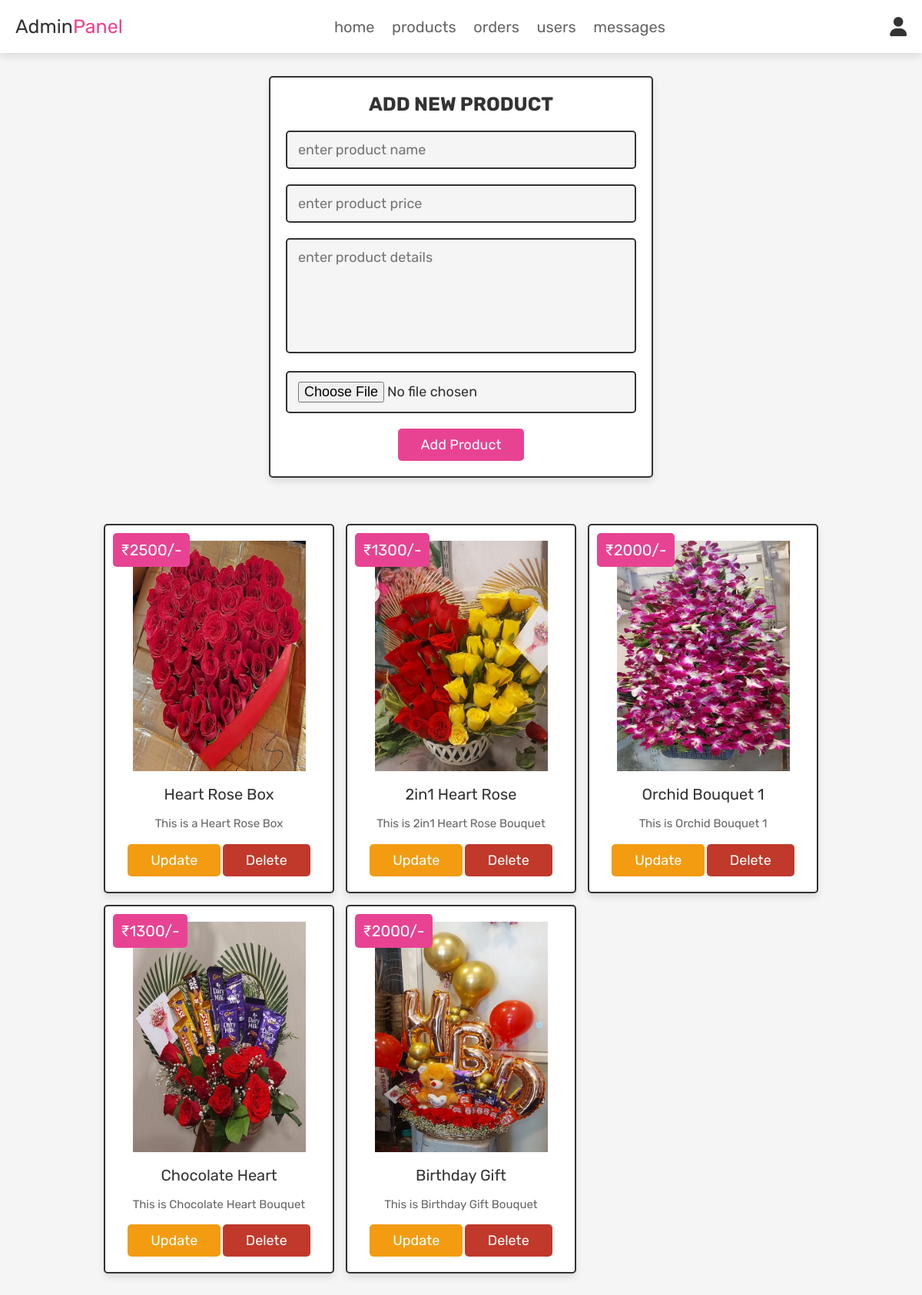
The page /admin_products.php (signed in) on the database its author committed.
### tables this page shows
CREATE TABLE `products` (
  `id` int(100) NOT NULL,
  `name` varchar(100) NOT NULL,
  `details` varchar(500) NOT NULL,
  `price` int(100) NOT NULL,
  `image` varchar(100) NOT NULL
);

### admin_products.php (the view, shortened to what this page needs)
<?php
@include 'config.php';
?>
<!DOCTYPE html>
<html lang="en">
<head>
   <link rel="stylesheet" href="https://cdnjs.cloudflare.com/ajax/libs/font-awesome/6.0.0/css/all.min.css">
   <link rel="stylesheet" href="css/admin_style.css">
</head>
<body>
<?php @include 'admin_header.php'; ?>
<section class="add-products">
   <form action="" method="POST" enctype="multipart/form-data">
      <h3>add new product</h3>
      <input type="text" class="box" required placeholder="enter product name" name="name">
      <input type="number" min="0" class="box" required placeholder="enter product price" name="price">
      <textarea name="details" class="box" required placeholder="enter product details" cols="30" rows="10"></textarea>
      <input type="file" accept="image/jpg, image/jpeg, image/png" required class="box" name="image">
      <input type="submit" value="add product" name="add_product" class="btn">
   </form>
</section>
<section class="show-products">
   <div class="box-container">
      <?php
         $select_products = mysqli_query($conn, "SELECT * FROM `products`") or die('query failed');
         if(mysqli_num_rows($select_products) > 0){
            while($fetch_products = mysqli_fetch_assoc($select_products)){
      ?>
      <div class="box">
         <div class="price">₹<?php echo $fetch_products['price']; ?>/-</div>
         <img class="image" src="uploaded_img/<?php echo $fetch_products['image']; ?>" alt="">
         <div class="name"><?php echo $fetch_products['name']; ?></div>
         <div class="details"><?php echo $fetch_products['details']; ?></div>
         <a href="admin_update_product.php?update=<?php echo $fetch_products['id']; ?>" class="option-btn">update</a>
         <a href="admin_products.php?delete=<?php echo $fetch_products['id']; ?>" class="delete-btn" onclick="return confirm('delete this product?');">delete</a>
      </div>
      <?php
         }
      }else{
         echo '<p class="empty">no products added yet!</p>';
      }
      ?>
   </div>
</section>
</body>
</html>

### admin_header.php (shortened to what this page needs)
<header class="header">
   <div class="flex">
      <a href="admin_page.php" class="logo">Admin<span>Panel</span></a>
      <nav class="navbar">
         <a href="admin_page.php">home</a>
         <a href="admin_products.php">products</a>
         <a href="admin_orders.php">orders</a>
         <a href="admin_users.php">users</a>
         <a href="admin_contacts.php">messages</a>
      </nav>
      <div class="icons">
         <div id="user-btn" class="fas fa-user"></div>
      </div>
   </div>
</header>

### css/admin_style.css (style rules this page uses)
:root { --pink:#e84393; --red:#c0392b; --orange:#f39c12; --black:#333; --white:#fff; --light-color:#666; --light-white:#ccc; --light-bg:#f5f5f5; --border:.2rem solid var(--black); --box-shadow:0 .5rem 1rem rgba(0,0,0,.1); }
* { font-family: 'Rubik', sans-serif; margin:0; padding:0; box-sizing: border-box; outline: none; border:none; text-decoration: none; transition:all .2s linear; }
html { font-size: 62.5%; overflow-x: hidden; scroll-behavior: smooth; scroll-padding-top: 6.5rem; }
body { background: var(--light-bg); }
section { padding:3rem 2rem; }
.btn, .delete-btn, .option-btn { display: inline-block; border-radius: .5rem; margin-top: 1rem; font-size: 1.8rem; color:var(--white); cursor: pointer; padding:1rem 3rem; text-transform: capitalize; }
.btn { background-color: var(--pink); }
.delete-btn { background-color: var(--red); }
.option-btn { background-color: var(--orange); }
.header { position: sticky; top:0; left:0; right:0; z-index: 1000; background-color: var(--white); box-shadow: var(--box-shadow); }
.header .flex { display: flex; align-items: center; justify-content: space-between; padding:2rem; max-width: 1200px; margin:0 auto; position: relative; }
.header .flex .icons div { font-size: 2.5rem; margin-left: 1.7rem; cursor: pointer; color:var(--black); }
.header .flex .navbar a { margin:0 1rem; font-size: 2rem; color:var(--light-color); }
.header .flex .logo { font-size: 2.5rem; color:var(--black); }
.header .flex .logo span { color:var(--pink); }
.add-products form { max-width: 50rem; border-radius: .5rem; background-color: var(--white); border:var(--border); padding:2rem; text-align: center; margin:0 auto; box-shadow: var(--box-shadow); }
.add-products form h3 { font-size: 2.5rem; text-transform: uppercase; color:var(--black); margin-bottom: 1rem; }
.add-products form .box { width: 100%; margin:1rem 0; font-size: 1.8rem; color:var(--black); border-radius: .5rem; background-color: var(--light-bg); padding:1.2rem 1.4rem; border:var(--border); }
.add-products form textarea { height: 15rem; resize: none; }
.show-products .box-container { display: grid; grid-template-columns: repeat(auto-fit, 30rem); gap:1.5rem; align-items: flex-start; max-width: 1200px; margin: 0 auto; justify-content: center; }
.show-products .box-container .box { text-align: center; padding:2rem; border:var(--border); background-color: var(--white); box-shadow: var(--box-shadow); border-radius: .5rem; position: relative; }
.show-products .box-container .box .image { height: 30rem; margin-bottom: .5rem; }
.show-products .box-container .box .price { background-color: var(--pink); position: absolute; top:1rem; left:1rem; border-radius: .5rem; color:var(--white); padding:1rem; font-size: 2rem; }
.show-products .box-container .box .name { margin:1rem 0; font-size: 2rem; color:var(--black); }
.show-products .box-container .box .details { line-height: 1.5; color:var(--light-color); font-size: 1.5rem; padding:.5rem 0; }

### rows shown on the page
products: price "2500", image (picture), name "Heart Rose Box", details "This is a Heart Rose Box"
products: price "1300", image (picture), name "2in1 Heart Rose", details "This is 2in1 Heart Rose Bouquet"
products: price "2000", image (picture), name "Orchid Bouquet 1", details "This is Orchid Bouquet 1"
products: price "1300", image (picture), name "Chocolate Heart", details "This is Chocolate Heart Bouquet"
products: price "2000", image (picture), name "Birthday Gift", details "This is Birthday Gift Bouquet"
